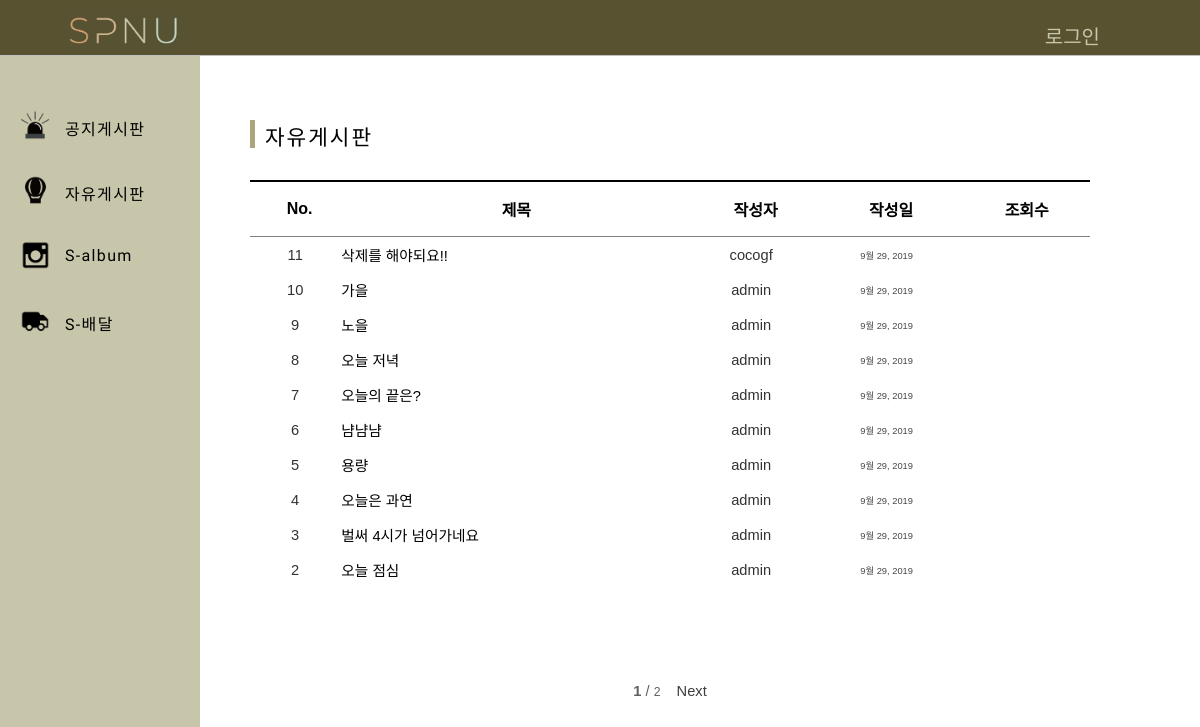
Page /free/ on the committed database.
### board/models.py (models this page shows, shortened)
class FreeBoard(models.Model, HitCountMixin):
    title = models.CharField(max_length=100)
    author = models.ForeignKey(settings.AUTH_USER_MODEL, default=1,on_delete=models.CASCADE) # 유저 지워지면 다 지워지게
    text = RichTextUploadingField()
    created_date = models.DateField(auto_now_add=True)
    hits =  models.PositiveIntegerField(default = 0) #조회수
    hitcount = GenericRelation(HitCount, object_id_field='object_pk',related_query_name='hit_count_generic_relation')

### board/views.py (the view)
# urls.py: path('free/', free , name='free'),
def free(request):
    free = FreeBoard.objects.all().order_by('-id')
    paginator = Paginator(free , 10) #10페이지씩 자르기
    page = request.GET.get('page')
    posts = paginator.get_page(page) #request된 페이지를 담는다
    return render(request, 'free.html' , {'frees' : free , 'free_posts' : posts})

### board/templates/free.html (shortened to what this page needs)
{% extends 'base.html' %}
{% block contents %}
{% load staticfiles %}
{% load hitcount_tags %}
<div class="board-Top">
    <div class="PageName">자유게시판</div>
</div>
<div class="board-content">
    <table>
        <thead>
        <tr>
            <th>No.</th>
            <th>제목</th>
            <th>작성자</th>
            <th>작성일</th>
            <th>조회수</th>
        </tr>
        </thead>
        {% for free in free_posts %}
        <tbody>
        <tr>
            <td class="table-number">{{free.id}}</td>
            <td class="table-title"><a href="{%url 'free_detail' free.id%}">{{free.title}}</a></td>
            <td class="table-author">{{free.author}}</td>
            <td class="table-date">{{free.created_date}}</td>
            <td class="table-hits">{% get_hit_count for free %}</td>
        </tr>
        </tbody>
        {% endfor %}
    </table>
    <div class="Pagenation">
        <br>
        <b>{{free_posts.number}}</b>
        <span>/</span>
        <small>{{free_posts.paginator.num_pages}}</small>
        {% if free_posts.has_next %}
        <a class="goNextPage" href="?page={{free_posts.next_page_number}}">Next</a>
        {% endif %}
    </div>
</div>
{% endblock contents %}

### main/static/css/test1.css (style rules this page uses)
body { font-family: 'Noto Sans KR', sans-serif; background-color : white; margin : 0; }
.board-Top { width : 100%; margin-top : 100px !important ; }
.PageName { width : 40%; height : 28px; border-left : 5px solid rgb(170,165,125); padding-left : 10px; margin-bottom : 12px; font-size : 16pt; letter-spacing: 2px; display : inline-block; font-family: 'Do Hyeon', sans-serif; }
.board-content { width : 100%; height : 85%; padding-top : 20px; font-size : 12pt; margin-bottom : 120px; }
table { width : 100%; height : 100%; border-collapse : collapse; }
thead { border-top : 2px solid black; border-bottom : 1px solid gray; }
tr, th { text-align : center; padding-left : 10px; }
th { padding-top : 15px; padding-bottom: 15px; font-size : 12pt; }
td { padding-top : 7px; padding-bottom : 7px; font-size : 11pt; }
.table-title>a { text-decoration : none; color : black; text-align: left; padding : 0; }
.table-number { color : rgb(51, 50, 50); }
.table-title { font-weight: 500; text-align : left !important; }
.table-author { color : rgb(51, 50, 50); padding-left : 0 70px; }
.table-date { color :rgb(70, 69, 69); font-size : 7pt; }
.table-hits { color : rgb(100,90,70); }
.Pagenation { margin-top : 80px; width : 100%; text-align: center; color : rgb(97, 96, 96); font-size :11pt; }
.Pagenation>a { text-decoration : none; color : rgb(63, 61, 61); }
.goNextPage { margin-left : 12px; }

### rows in the picture
FreeBoard: id "11", title "삭제를 해야되요!!", author "cocogf", created_date "9월 29, 2019"
FreeBoard: id "10", title "가을", author "admin", created_date "9월 29, 2019"
FreeBoard: id "9", title "노을", author "admin", created_date "9월 29, 2019"
FreeBoard: id "8", title "오늘 저녁", author "admin", created_date "9월 29, 2019"
FreeBoard: id "7", title "오늘의 끝은?", author "admin", created_date "9월 29, 2019"
FreeBoard: id "6", title "냠냠냠", author "admin", created_date "9월 29, 2019"
FreeBoard: id "5", title "용량", author "admin", created_date "9월 29, 2019"
FreeBoard: id "4", title "오늘은 과연", author "admin", created_date "9월 29, 2019"
FreeBoard: id "3", title "벌써 4시가 넘어가네요", author "admin", created_date "9월 29, 2019"
FreeBoard: id "2", title "오늘 점심", author "admin", created_date "9월 29, 2019"

### other values in the picture
{{ free_posts.number }} "1"
{{ free_posts.paginator.num_pages }} "2"
